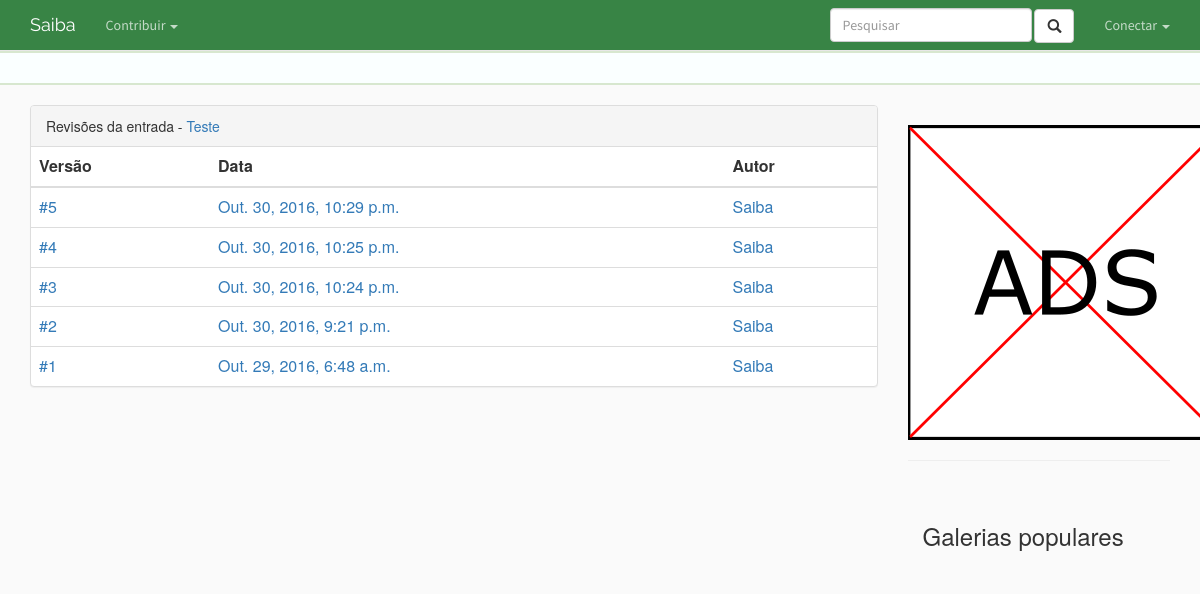
/entrada/teste/historico, run on the app's committed database.
### entry/models.py (models this page shows, shortened)
class Entry(models.Model):
    author                  = models.ForeignKey(User, default=1)
    title                   = models.CharField(max_length=250)
    slug                    = models.SlugField(max_length=250, default="", blank=True, unique=True)
    status                  = models.ForeignKey(Status, default=1)
    category                = models.ForeignKey(Category, default=1)
    type                    = models.CharField(max_length=100, blank=True)
    date_origin             = models.CharField(max_length=100, blank=True)
    origin                  = models.CharField(max_length=100)
    icon                    = models.ImageField(upload_to='icon/', blank=True)
    icon_url                = models.URLField(blank=True)
    hidden                  = models.BooleanField(default=False)
    images_locked           = models.BooleanField(default=False)
    videos_locked           = models.BooleanField(default=False)
    comments_locked         = models.BooleanField(default=False)
    tags                    = models.ManyToManyField('home.Tag', blank=True)
    trending_points         = models.IntegerField(default=0)
    editorship              = models.ManyToManyField('profile.Profile', blank=True)
    class Meta:
        verbose_name_plural = "entries"

class Revision(models.Model):
    author = models.ForeignKey(User, default=1)
    entry = models.ForeignKey(Entry, on_delete=models.CASCADE, related_name="revisions")
    content = models.TextField(max_length=2500)
    date = models.DateTimeField(auto_now_add=True, blank=True)
    hidden = models.BooleanField(default=False)

### entry/views.py (the view)
# urls.py: url(r'^(?P<entry_slug>[\w-]+)/historico$', views.history, name='history'),
def history(request, entry_slug):
    entry = get_object_or_404(Entry, slug=entry_slug)
    revisions = Revision.objects.filter(entry=entry, hidden=False).order_by('-id')
    context = {'revisions'          : revisions,
               'entry_name'         :entry.title,
               'entry_slug'         :entry.slug }
    return render(request, escape('entry/history.html'), context)

### entry/templates/entry/history.html (shortened to what this page needs)
﻿{% extends 'home/base.html' %}
{% block body %}
    <div class="panel panel-default">
        <div class="panel-heading">Revisões da entrada - <a href='{% url 'entry:detail' entry_slug %}'>{{ entry_name }}</a></div>
        <table class="table">
            <thead>
                <tr>
                    <th>Versão</th>
                    <th>Data</th>
                    <th>Autor</th>
                </tr>
            </thead>
            <tbody>
                {% for revision in revisions %}
                        <tr>
                            <td><a href='#'>#{{ forloop.revcounter }}</a></td>
                            <td><a href='{% url 'entry:revision' entry_slug revision.id %}'>{{ revision.date }}</a></td>
                            <td><a href='{% url 'profile:detail' revision.author.profile.slug %}'>{{revision.author.username}}</a></td>
                        </tr>
                {% endfor %}
            </tbody>
        </table>
    </div>
{% endblock %}

### data on the page
Entry: title "Teste"
Revision: date "Out. 30, 2016, 10:29 p.m.", author.username "Saiba"
Revision: date "Out. 30, 2016, 10:25 p.m.", author.username "Saiba"
Revision: date "Out. 30, 2016, 10:24 p.m.", author.username "Saiba"
Revision: date "Out. 30, 2016, 9:21 p.m.", author.username "Saiba"
Revision: date "Out. 29, 2016, 6:48 a.m.", author.username "Saiba"
